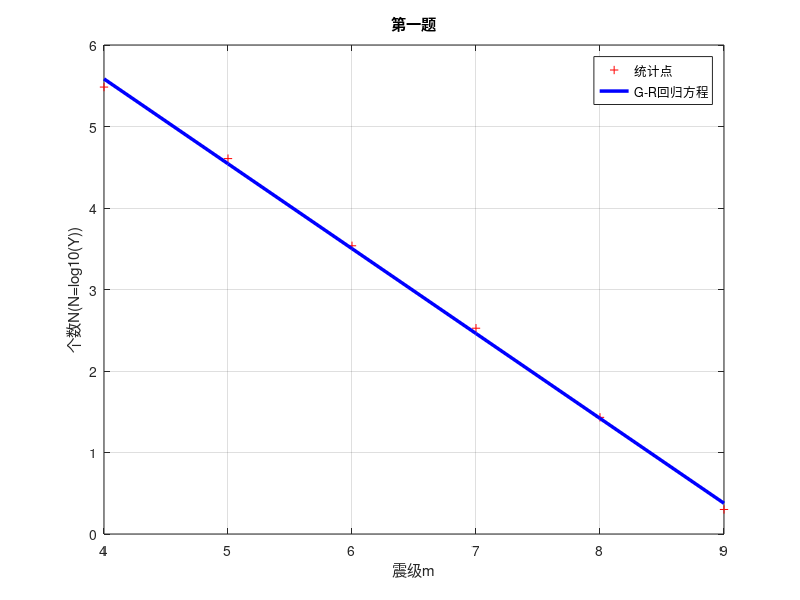

Recreate this plot in MATLAB. (Note: this script raises an error after producing the figure.)
clc;
close all
X=[9 8 7 6 5 4]';
x=[ones(6,1),X];
Y=[2 27 335 3439 40377 304686]';
N=log10(Y);
k=regress(N,x);
figure(1)

%G-R关系回归方程建立
z=k(1)+k(2)*X; 
fprintf('回归方程为：lgN=%4.2f+(%4.2f)*m \n',k(1),k(2))
a=k(1);
b=-k(2);
fprintf('参数a=%4.2f b=%4.2f',a,b);

% %频度-震级作图
plot(X,N,'r+',X,z,'b','LineWidth',2.5,'MarkerSize',20);
grid;
xlabel('震级m');
ylabel('个数N(N=log10(Y))');
title('第一题')

legend('统计点','G-R回归方程')
hold on

defaultAxes;
